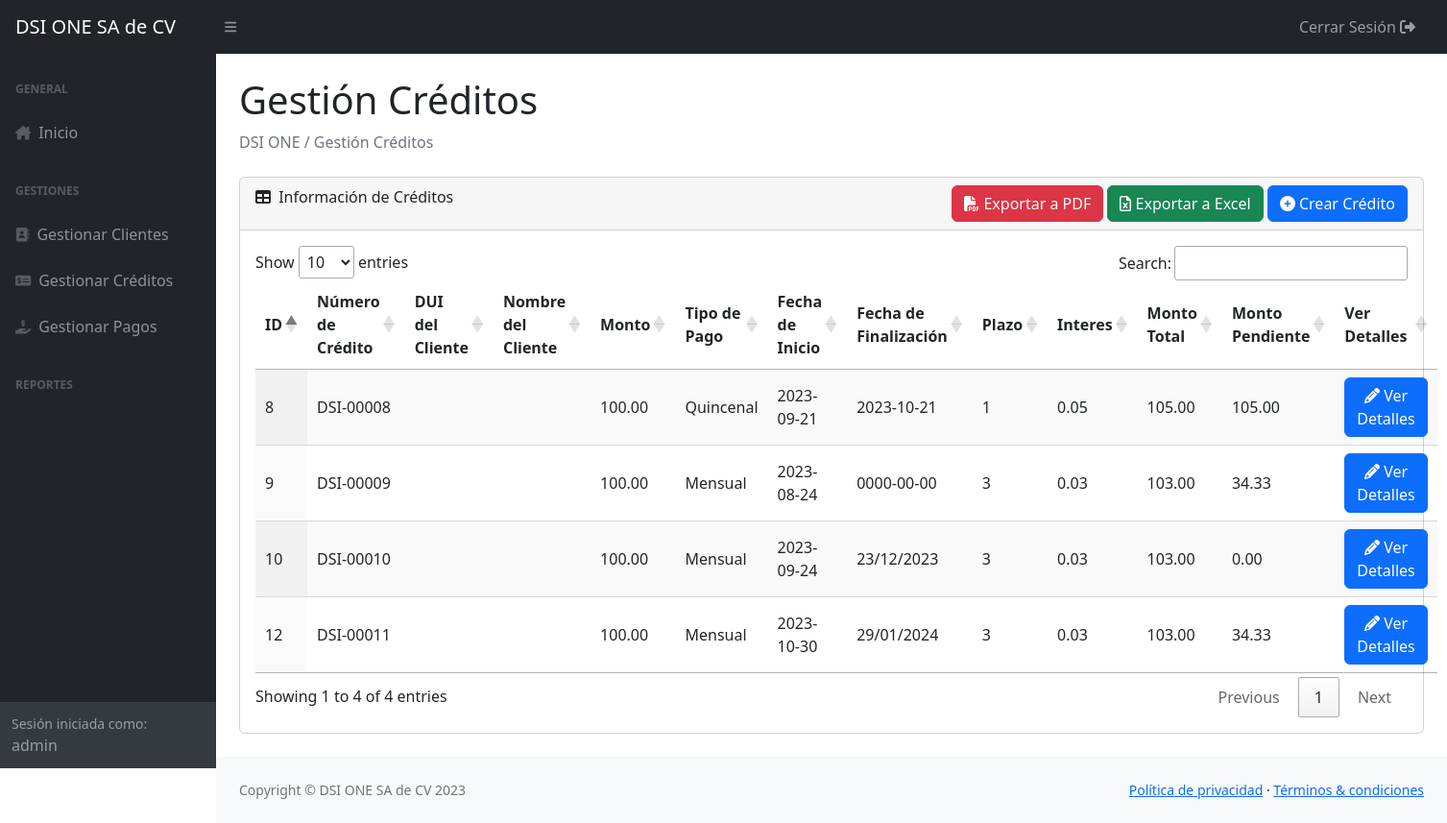
The app's page /Vista/gestion_creditos.php (signed in) with its own data.
### tables this page shows
CREATE TABLE `creditos_dsi` (
  `id` int(11) NOT NULL,
  `dui_ct` int(11) NOT NULL,
  `cliente` varchar(30) NOT NULL,
  `num_credito` varchar(10) NOT NULL,
  `producto` varchar(30) NOT NULL,
  `cantidad_producto` int(4) NOT NULL,
  `monto` decimal(10,2) NOT NULL,
  `interes` decimal(10,2) NOT NULL,
  `plazo` int(11) NOT NULL,
  `monto_total` decimal(10,2) NOT NULL,
  `monto_pendiente` decimal(10,2) NOT NULL,
  `tipo_pago` enum('Mensual','Quincenal','','') NOT NULL DEFAULT 'Mensual',
  `fecha_ini` date NOT NULL,
  `fecha_fin` varchar(255) NOT NULL,
  `estado_credito` enum('ACTIVO','FINALIZADO') NOT NULL DEFAULT 'ACTIVO'
);

### Vista/gestion_creditos.php (the view, shortened to what this page needs)
<?php
include "../Controlador/db_connection.php";
?>
<!DOCTYPE html>
<html lang="es">
<head>
    <link rel="stylesheet" href="//cdn.datatables.net/1.13.4/css/jquery.dataTables.min.css">
    <link rel="stylesheet" href="https://cdnjs.cloudflare.com/ajax/libs/font-awesome/5.15.3/css/all.min.css" />
    <link rel="stylesheet" href="https://cdnjs.cloudflare.com/ajax/libs/bootstrap/5.0.2/css/bootstrap.min.css">
    <link rel="stylesheet" href="../Complementos/CSS/style.css">
</head>
<body class="sb-nav-fixed">
    <nav class="sb-topnav navbar navbar-expand navbar-dark bg-dark">
        <a class="navbar-brand ps-3" href="../Vista/home.php">DSI ONE SA de CV</a>
        <button class="btn btn-link btn-sm order-1 order-lg-0 me-4 me-lg-0" id="sidebarToggle" href="../Vista/home.php"><i class="fas fa-bars"></i></button>
        <ul class="navbar-nav ms-auto ms-md-0 me-3 me-lg-4">
            <a class="btn btn-link nav-link" id="btnLogout" href="../Controlador/logout.php">Cerrar Sesión <i class="fas fa-sign-out-alt"></i></a>
        </ul>
    </nav>
    <div id="layoutSidenav">
        <div id="layoutSidenav_nav">
            <nav class="sb-sidenav accordion sb-sidenav-dark" id="sidenavAccordion">
                <div class="sb-sidenav-menu">
                    <div class="nav">
                        <div class="sb-sidenav-menu-heading">General</div>
                        <a class="nav-link" href="../Vista/home.php">
                            <div class="sb-nav-link-icon"><i class="fas fa-home-lg"></i></div>
                            Inicio
                        </a>
                        <div class="sb-sidenav-menu-heading">Gestiones</div>
                        <a class="nav-link" href="../Vista/gestion_clientes.php">
                            <div class="sb-nav-link-icon"><i class="fas fa-address-book"></i></div>
                            Gestionar Clientes
                        </a>
                        <a class="nav-link" href="../Vista/gestion_creditos.php">
                            <div class="sb-nav-link-icon"><i class="fas fa-money-check-alt"></i></div>
                            Gestionar Créditos
                        </a>
                        <a class="nav-link" href="../Vista/gestion_pagos.php">
                            <div class="sb-nav-link-icon"><i class="fas fa-hand-holding-usd"></i></div>
                            Gestionar Pagos
                        </a>
                        <div class="sb-sidenav-menu-heading">Reportes</div>
                    </div>
                </div>
                <div class="sb-sidenav-footer">
                    <div class="small">Sesión iniciada como:</div>
                    <?php echo $_SESSION['username']; ?>
                </div>
            </nav>
        </div>
        <div id="layoutSidenav_content">
            <main>
                <div class="container-fluid px-4">
                    <h1 class="mt-4">Gestión Créditos</h1>
                    <ol class="breadcrumb mb-4">
                        <li class="breadcrumb-item active">DSI ONE / Gestión Créditos</li>
                    </ol>
                    <div class="card mb-4">
                        <div class="card-header">
                            <i class="fas fa-table me-1"></i>
                            Información de Créditos
                            <div style="float: right;">
                                <button class="btn btn-danger" onclick="exportToPDF()"><i class="fas fa-file-pdf"></i> Exportar a PDF</button>
                                <button class="btn btn-success" onclick="exportToExcel()"><i class="far fa-file-excel"></i> Exportar a Excel</button>
                                <button class="btn btn-primary" data-bs-toggle="modal" data-bs-target="#addCreditoModal"><i class="fa-solid fa-circle-plus"></i> Crear Crédito</button>
                            </div>
                        </div>
                        <div class="card-body">
                            <table id="datatablesSimple" class="display">
                                <thead>
                                    <tr>
                                        <th>ID</th>
                                        <th>Número de Crédito</th>
                                        <th>DUI del Cliente</th>
                                        <th>Nombre del Cliente</th>
                                        <th>Monto</th>
                                        <th>Tipo de Pago</th>
                                        <th>Fecha de Inicio</th>
                                        <th>Fecha de Finalización</th>
                                        <th>Plazo</th>
                                        <th>Interes</th>
                                        <th>Monto Total</th>
                                        <th>Monto Pendiente</th>
                                        <th>Ver Detalles</th>
                                    </tr>
                                </thead>
                                <tbody>
                                    <?php
                                    $query = "SELECT * FROM creditos_dsi";
                                    $result = $conn->query($query);
                                    if ($result->num_rows > 0) {
                                        while ($row = $result->fetch_assoc()) {
                                            echo "<tr>";
                                            echo "<td>" . $row['id'] . "</td>";
                                            echo "<td>" . $row['num_credito'] . "</td>";
                                            echo "<td>" . $row['dui'] . "</td>";
                                            echo "<td>" . $row['nombre_completo'] . "</td>";
                                            echo "<td>" . $row['monto'] . "</td>";
                                            echo "<td>" . $row['tipo_pago'] . "</td>";
                                            echo "<td>" . $row['fecha_ini'] . "</td>";
                                            echo "<td>" . $row['fecha_fin'] . "</td>";
                                            echo "<td>" . $row['plazo'] . "</td>";
                                            echo "<td>" . $row['interes'] . "</td>";
                                            echo "<td>" . $row['monto_total'] . "</td>";
                                            echo "<td>" . $row['monto_pendiente'] . "</td>";
                                            echo "<td>
                                                    <a class='btn btn-primary' href='../DSI_ONE/Vista/cuotas.php?id=" . $row['id'] . "'><i class='fas fa-pencil-alt' style='color: white;'></i> Ver Detalles</a>
                                                </td>";
                                            echo "</tr>";
                                        }
                                    } else {
                                        echo "<tr><td colspan='13'>No se encontraron registros en la tabla clientes_dsi.</td></tr>";
                                    }
                                    ?>
                                </tbody>
                            </table>
                        </div>
                    </div>
                </div>
            </main>
            <footer class="py-4 bg-light mt-auto">
                <div class="container-fluid px-4">
                    <div class="d-flex align-items-center justify-content-between small">
                        <div class="text-muted">Copyright &copy; DSI ONE SA de CV 2023</div>
                        <div>
                            <a href="#">Política de privacidad</a>
                            &middot;
                            <a href="#">Términos &amp; condiciones</a>
                        </div>
                    </div>
                </div>
            </footer>
        </div>
    </div>
</body>
</html>

### records on screen
creditos_dsi: id "8", num_credito "DSI-00008", monto "100.00", tipo_pago "Quincenal", fecha_ini "2023-09-21", fecha_fin "2023-10-21", plazo "1", interes "0.05", monto_total "105.00", monto_pendiente "105.00"
creditos_dsi: id "9", num_credito "DSI-00009", monto "100.00", tipo_pago "Mensual", fecha_ini "2023-08-24", fecha_fin "0000-00-00", plazo "3", interes "0.03", monto_total "103.00", monto_pendiente "34.33"
creditos_dsi: id "10", num_credito "DSI-00010", monto "100.00", tipo_pago "Mensual", fecha_ini "2023-09-24", fecha_fin "23/12/2023", plazo "3", interes "0.03", monto_total "103.00", monto_pendiente "0.00"
creditos_dsi: id "12", num_credito "DSI-00011", monto "100.00", tipo_pago "Mensual", fecha_ini "2023-10-30", fecha_fin "29/01/2024", plazo "3", interes "0.03", monto_total "103.00", monto_pendiente "34.33"

### other values on screen
$_SESSION['username'] "admin"
